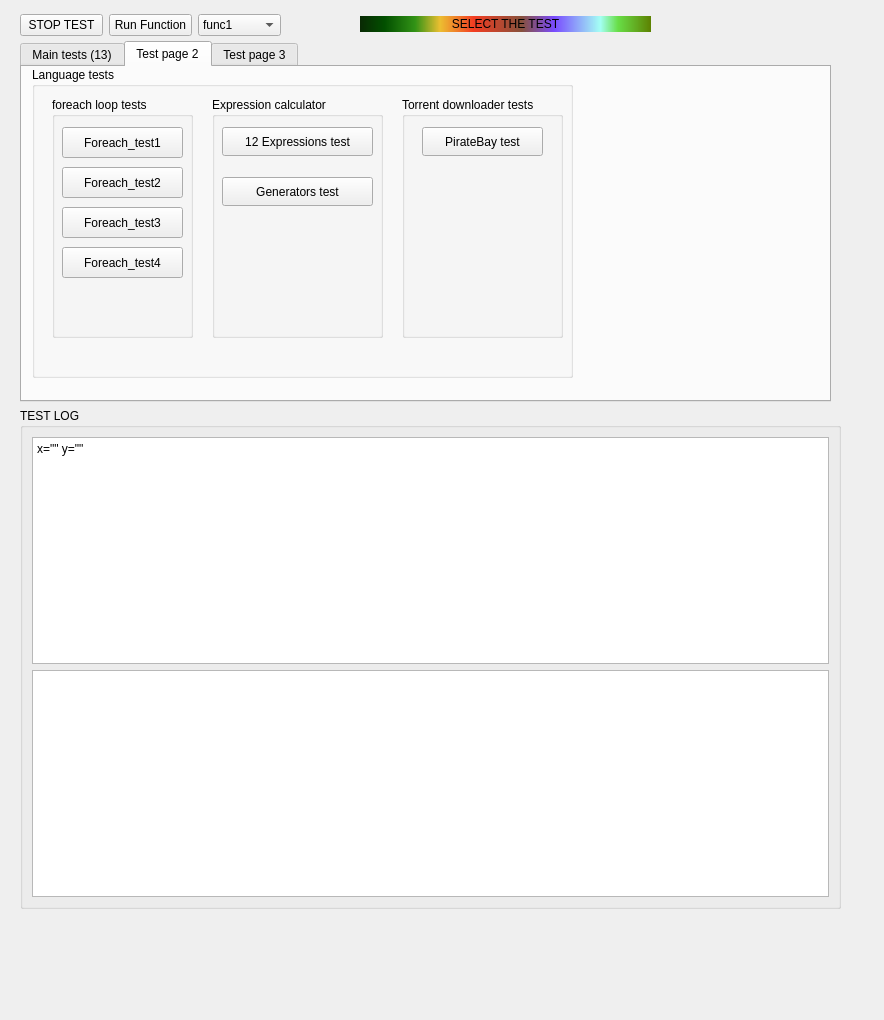
<?xml version="1.0" encoding="UTF-8"?>
<ui version="4.0">
 <class>CoolTestsForm</class>
 <widget class="QDialog" name="CoolTestsForm">
  <property name="windowModality">
   <enum>Qt::NonModal</enum>
  </property>
  <property name="geometry">
   <rect>
    <x>0</x>
    <y>0</y>
    <width>884</width>
    <height>1020</height>
   </rect>
  </property>
  <property name="windowTitle">
   <string>UsefulClicker Tests Form</string>
  </property>
  <widget class="QDialogButtonBox" name="buttonBox">
   <property name="geometry">
    <rect>
     <x>1330</x>
     <y>30</y>
     <width>81</width>
     <height>61</height>
    </rect>
   </property>
   <property name="orientation">
    <enum>Qt::Vertical</enum>
   </property>
   <property name="standardButtons">
    <set>QDialogButtonBox::Cancel|QDialogButtonBox::Ok</set>
   </property>
  </widget>
  <widget class="QWidget" name="layoutWidget">
   <property name="geometry">
    <rect>
     <x>20</x>
     <y>10</y>
     <width>261</width>
     <height>31</height>
    </rect>
   </property>
   <layout class="QHBoxLayout" name="horizontalLayout">
    <item>
     <widget class="QPushButton" name="stopTest">
      <property name="text">
       <string>STOP TEST</string>
      </property>
     </widget>
    </item>
    <item>
     <widget class="QPushButton" name="runFunction">
      <property name="text">
       <string>Run Function</string>
      </property>
     </widget>
    </item>
    <item>
     <widget class="QComboBox" name="functionsList">
      <item>
       <property name="text">
        <string>func1</string>
       </property>
      </item>
     </widget>
    </item>
   </layout>
  </widget>
  <widget class="QGroupBox" name="groupBox_5">
   <property name="geometry">
    <rect>
     <x>20</x>
     <y>408</y>
     <width>821</width>
     <height>501</height>
    </rect>
   </property>
   <property name="title">
    <string>TEST LOG</string>
   </property>
   <layout class="QGridLayout" name="gridLayout_5">
    <item row="1" column="0">
     <widget class="QTextEdit" name="xmlEditor"/>
    </item>
    <item row="0" column="0">
     <widget class="QPlainTextEdit" name="logEdit">
      <property name="maximumSize">
       <size>
        <width>16777215</width>
        <height>16777215</height>
       </size>
      </property>
      <property name="plainText">
       <string>x=&quot;&quot; y=&quot;&quot;</string>
      </property>
     </widget>
    </item>
   </layout>
  </widget>
  <widget class="QLabel" name="testStatusLabel">
   <property name="geometry">
    <rect>
     <x>360</x>
     <y>16</y>
     <width>291</width>
     <height>16</height>
    </rect>
   </property>
   <property name="styleSheet">
    <string notr="true">color: rgb(0, 0, 0);
font: 900 9pt &quot;Segoe UI&quot;;
background-color: qlineargradient(spread:pad, x1:0, y1:0, x2:1, y2:0, stop:0 rgba(9, 41, 4, 255), stop:0.085 rgba(2, 79, 0, 255), stop:0.19 rgba(50, 147, 22, 255), stop:0.275 rgba(236, 191, 49, 255), stop:0.39 rgba(243, 61, 34, 255), stop:0.555 rgba(135, 81, 60, 255), stop:0.667 rgba(121, 75, 255, 255), stop:0.825 rgba(164, 255, 244, 255), stop:0.885 rgba(104, 222, 71, 255), stop:1 rgba(93, 128, 0, 255));</string>
   </property>
   <property name="text">
    <string>&lt;html&gt;&lt;head/&gt;&lt;body&gt;&lt;p&gt;SELECT THE TEST&lt;/p&gt;&lt;/body&gt;&lt;/html&gt;</string>
   </property>
   <property name="alignment">
    <set>Qt::AlignCenter</set>
   </property>
  </widget>
  <widget class="QTabWidget" name="tabWidget">
   <property name="geometry">
    <rect>
     <x>20</x>
     <y>41</y>
     <width>811</width>
     <height>361</height>
    </rect>
   </property>
   <property name="currentIndex">
    <number>1</number>
   </property>
   <widget class="QWidget" name="tab">
    <attribute name="title">
     <string>Main tests (13)</string>
    </attribute>
    <widget class="QGroupBox" name="groupBox_7">
     <property name="geometry">
      <rect>
       <x>190</x>
       <y>150</y>
       <width>161</width>
       <height>101</height>
      </rect>
     </property>
     <property name="title">
      <string>5 Group. Xml Tests</string>
     </property>
     <layout class="QGridLayout" name="gridLayout_7">
      <item row="0" column="0">
       <widget class="QPushButton" name="createTestXml">
        <property name="text">
         <string>Create Document (#8)</string>
        </property>
       </widget>
      </item>
      <item row="1" column="0">
       <widget class="QPushButton" name="setFunctionTest">
        <property name="text">
         <string>SetFunction Test (#9)</string>
        </property>
       </widget>
      </item>
     </layout>
    </widget>
    <widget class="QGroupBox" name="groupBox_2">
     <property name="geometry">
      <rect>
       <x>10</x>
       <y>150</y>
       <width>171</width>
       <height>131</height>
      </rect>
     </property>
     <property name="title">
      <string>1. Notepad tests</string>
     </property>
     <layout class="QGridLayout" name="gridLayout_2">
      <item row="2" column="0">
       <widget class="QPushButton" name="scrollTest">
        <property name="text">
         <string>Scroll test (#3)</string>
        </property>
       </widget>
      </item>
      <item row="0" column="0">
       <widget class="QPushButton" name="typeTest">
        <property name="text">
         <string> Type test (#1)</string>
        </property>
       </widget>
      </item>
      <item row="3" column="0">
       <widget class="QPushButton" name="pushButton_3">
        <property name="text">
         <string>Change font (#4)</string>
        </property>
       </widget>
      </item>
      <item row="1" column="0">
       <widget class="QPushButton" name="typeTest2">
        <property name="text">
         <string>Type test 2 (#2)</string>
        </property>
       </widget>
      </item>
     </layout>
    </widget>
    <widget class="QGroupBox" name="groupBox_6">
     <property name="geometry">
      <rect>
       <x>190</x>
       <y>10</y>
       <width>141</width>
       <height>141</height>
      </rect>
     </property>
     <property name="title">
      <string>Pick point from screen</string>
     </property>
     <layout class="QGridLayout" name="gridLayout_6">
      <item row="1" column="0">
       <widget class="QPushButton" name="pickPoint">
        <property name="text">
         <string>Coord selector (#6)</string>
        </property>
       </widget>
      </item>
      <item row="0" column="0">
       <widget class="QPushButton" name="areaButton">
        <property name="text">
         <string>Area selector (#5)</string>
        </property>
       </widget>
      </item>
      <item row="2" column="0">
       <widget class="QPushButton" name="shellDialog">
        <property name="text">
         <string>Shell Dialog (#7)</string>
        </property>
       </widget>
      </item>
     </layout>
    </widget>
    <widget class="QGroupBox" name="groupBox_3">
     <property name="geometry">
      <rect>
       <x>190</x>
       <y>240</y>
       <width>141</width>
       <height>61</height>
      </rect>
     </property>
     <property name="title">
      <string>3. Twitter tests</string>
     </property>
     <layout class="QGridLayout" name="gridLayout_3">
      <item row="0" column="0">
       <widget class="QPushButton" name="pushButton_4">
        <property name="text">
         <string>Post Twit (#10)</string>
        </property>
       </widget>
      </item>
     </layout>
    </widget>
    <widget class="QGroupBox" name="groupBox_11">
     <property name="geometry">
      <rect>
       <x>360</x>
       <y>150</y>
       <width>281</width>
       <height>151</height>
      </rect>
     </property>
     <property name="title">
      <string>Button image</string>
     </property>
     <layout class="QGridLayout" name="gridLayout_10">
      <item row="0" column="0">
       <widget class="QLabel" name="buttonImage">
        <property name="styleSheet">
         <string notr="true">font: 700 9pt &quot;Segoe UI&quot;;
text-decoration: underline;</string>
        </property>
        <property name="frameShape">
         <enum>QFrame::Panel</enum>
        </property>
        <property name="text">
         <string>TextLabel</string>
        </property>
       </widget>
      </item>
     </layout>
    </widget>
    <widget class="QGroupBox" name="groupBox_4">
     <property name="geometry">
      <rect>
       <x>360</x>
       <y>10</y>
       <width>191</width>
       <height>151</height>
      </rect>
     </property>
     <property name="title">
      <string>4. CV tests</string>
     </property>
     <layout class="QGridLayout" name="gridLayout_4">
      <item row="3" column="0">
       <widget class="QSpinBox" name="spinBox">
        <property name="prefix">
         <string>cannyThreshold = </string>
        </property>
        <property name="maximum">
         <number>1000</number>
        </property>
        <property name="value">
         <number>100</number>
        </property>
       </widget>
      </item>
      <item row="0" column="0">
       <widget class="QPushButton" name="buttonsDetector1">
        <property name="text">
         <string>Buttons Detector 1 (#11)</string>
        </property>
       </widget>
      </item>
      <item row="1" column="0">
       <widget class="QPushButton" name="imageSearch">
        <property name="text">
         <string>Image Search (#12)</string>
        </property>
       </widget>
      </item>
      <item row="2" column="0">
       <widget class="QPushButton" name="clickimgTest">
        <property name="text">
         <string>clickimg test (#13)</string>
        </property>
       </widget>
      </item>
     </layout>
    </widget>
    <widget class="QGroupBox" name="groupBox_10">
     <property name="geometry">
      <rect>
       <x>559</x>
       <y>10</y>
       <width>81</width>
       <height>141</height>
      </rect>
     </property>
     <property name="title">
      <string>Screen</string>
     </property>
     <layout class="QVBoxLayout" name="verticalLayout">
      <item>
       <widget class="QRadioButton" name="allScreens">
        <property name="text">
         <string>All</string>
        </property>
        <property name="checked">
         <bool>true</bool>
        </property>
       </widget>
      </item>
      <item>
       <widget class="QRadioButton" name="screen0">
        <property name="text">
         <string> 0</string>
        </property>
        <property name="checked">
         <bool>false</bool>
        </property>
        <property name="autoRepeat">
         <bool>true</bool>
        </property>
       </widget>
      </item>
      <item>
       <widget class="QRadioButton" name="screen1">
        <property name="text">
         <string>1</string>
        </property>
        <property name="autoRepeat">
         <bool>true</bool>
        </property>
       </widget>
      </item>
     </layout>
    </widget>
    <widget class="QGroupBox" name="groupBox">
     <property name="geometry">
      <rect>
       <x>20</x>
       <y>40</y>
       <width>141</width>
       <height>101</height>
      </rect>
     </property>
     <property name="title">
      <string>2. Gmail tests</string>
     </property>
     <layout class="QGridLayout" name="gridLayout">
      <item row="0" column="0">
       <widget class="QPushButton" name="pushButton_7">
        <property name="text">
         <string>Compose Message </string>
        </property>
       </widget>
      </item>
      <item row="1" column="0">
       <widget class="QPushButton" name="pushButton_6">
        <property name="text">
         <string>Compose Message </string>
        </property>
       </widget>
      </item>
     </layout>
    </widget>
   </widget>
   <widget class="QWidget" name="tab_3">
    <attribute name="title">
     <string>Test page 2</string>
    </attribute>
    <widget class="QGroupBox" name="groupBox_13">
     <property name="geometry">
      <rect>
       <x>10</x>
       <y>0</y>
       <width>541</width>
       <height>311</height>
      </rect>
     </property>
     <property name="title">
      <string>Language tests</string>
     </property>
     <widget class="QGroupBox" name="groupBox_12">
      <property name="geometry">
       <rect>
        <x>20</x>
        <y>30</y>
        <width>141</width>
        <height>241</height>
       </rect>
      </property>
      <property name="title">
       <string>foreach loop tests</string>
      </property>
      <widget class="QPushButton" name="foreachTest1">
       <property name="geometry">
        <rect>
         <x>10</x>
         <y>30</y>
         <width>121</width>
         <height>31</height>
        </rect>
       </property>
       <property name="text">
        <string>Foreach_test1</string>
       </property>
      </widget>
      <widget class="QPushButton" name="foreachTest2">
       <property name="geometry">
        <rect>
         <x>10</x>
         <y>70</y>
         <width>121</width>
         <height>31</height>
        </rect>
       </property>
       <property name="text">
        <string>Foreach_test2</string>
       </property>
      </widget>
      <widget class="QPushButton" name="foreachTest3">
       <property name="geometry">
        <rect>
         <x>10</x>
         <y>110</y>
         <width>121</width>
         <height>31</height>
        </rect>
       </property>
       <property name="text">
        <string>Foreach_test3</string>
       </property>
      </widget>
      <widget class="QPushButton" name="foreachTest4">
       <property name="geometry">
        <rect>
         <x>10</x>
         <y>150</y>
         <width>121</width>
         <height>31</height>
        </rect>
       </property>
       <property name="text">
        <string>Foreach_test4</string>
       </property>
      </widget>
     </widget>
     <widget class="QGroupBox" name="groupBox_14">
      <property name="geometry">
       <rect>
        <x>180</x>
        <y>30</y>
        <width>171</width>
        <height>241</height>
       </rect>
      </property>
      <property name="title">
       <string>Expression calculator</string>
      </property>
      <widget class="QPushButton" name="expressionTest12">
       <property name="geometry">
        <rect>
         <x>10</x>
         <y>30</y>
         <width>151</width>
         <height>29</height>
        </rect>
       </property>
       <property name="text">
        <string>12 Expressions test</string>
       </property>
      </widget>
      <widget class="QPushButton" name="generatorsTest">
       <property name="geometry">
        <rect>
         <x>10</x>
         <y>80</y>
         <width>151</width>
         <height>29</height>
        </rect>
       </property>
       <property name="text">
        <string>Generators test</string>
       </property>
      </widget>
     </widget>
     <widget class="QGroupBox" name="groupBox_15">
      <property name="geometry">
       <rect>
        <x>370</x>
        <y>30</y>
        <width>161</width>
        <height>241</height>
       </rect>
      </property>
      <property name="title">
       <string>Torrent downloader tests</string>
      </property>
      <widget class="QPushButton" name="pirateBayTest">
       <property name="geometry">
        <rect>
         <x>20</x>
         <y>30</y>
         <width>121</width>
         <height>29</height>
        </rect>
       </property>
       <property name="text">
        <string>PirateBay test</string>
       </property>
      </widget>
     </widget>
    </widget>
   </widget>
   <widget class="QWidget" name="tab_2">
    <attribute name="title">
     <string>Test page 3</string>
    </attribute>
    <widget class="QGroupBox" name="groupBox_8">
     <property name="geometry">
      <rect>
       <x>20</x>
       <y>20</y>
       <width>161</width>
       <height>97</height>
      </rect>
     </property>
     <property name="title">
      <string>Painter tests</string>
     </property>
     <layout class="QGridLayout" name="gridLayout_9">
      <item row="0" column="0">
       <widget class="QPushButton" name="pushButton_2">
        <property name="text">
         <string>Area click test</string>
        </property>
       </widget>
      </item>
      <item row="1" column="0">
       <widget class="QPushButton" name="pushButton_5">
        <property name="text">
         <string>Drawing Face Test</string>
        </property>
       </widget>
      </item>
     </layout>
    </widget>
    <widget class="QGroupBox" name="groupBox_9">
     <property name="geometry">
      <rect>
       <x>220</x>
       <y>30</y>
       <width>164</width>
       <height>131</height>
      </rect>
     </property>
     <property name="title">
      <string>MicroRecorder tests</string>
     </property>
     <layout class="QGridLayout" name="gridLayout_8">
      <item row="1" column="0">
       <widget class="QPushButton" name="pushButton_9">
        <property name="text">
         <string>Record mouse trajectory </string>
        </property>
       </widget>
      </item>
      <item row="0" column="0">
       <widget class="QPushButton" name="pushButton_8">
        <property name="text">
         <string>Interactive cv test</string>
        </property>
       </widget>
      </item>
      <item row="2" column="0">
       <widget class="QPushButton" name="pushButton_10">
        <property name="text">
         <string>Play mouse trajectory</string>
        </property>
       </widget>
      </item>
     </layout>
    </widget>
   </widget>
  </widget>
 </widget>
 <resources/>
 <connections>
  <connection>
   <sender>buttonBox</sender>
   <signal>accepted()</signal>
   <receiver>CoolTestsForm</receiver>
   <slot>accept()</slot>
   <hints>
    <hint type="sourcelabel">
     <x>248</x>
     <y>254</y>
    </hint>
    <hint type="destinationlabel">
     <x>157</x>
     <y>274</y>
    </hint>
   </hints>
  </connection>
  <connection>
   <sender>buttonBox</sender>
   <signal>rejected()</signal>
   <receiver>CoolTestsForm</receiver>
   <slot>reject()</slot>
   <hints>
    <hint type="sourcelabel">
     <x>316</x>
     <y>260</y>
    </hint>
    <hint type="destinationlabel">
     <x>286</x>
     <y>274</y>
    </hint>
   </hints>
  </connection>
 </connections>
</ui>
